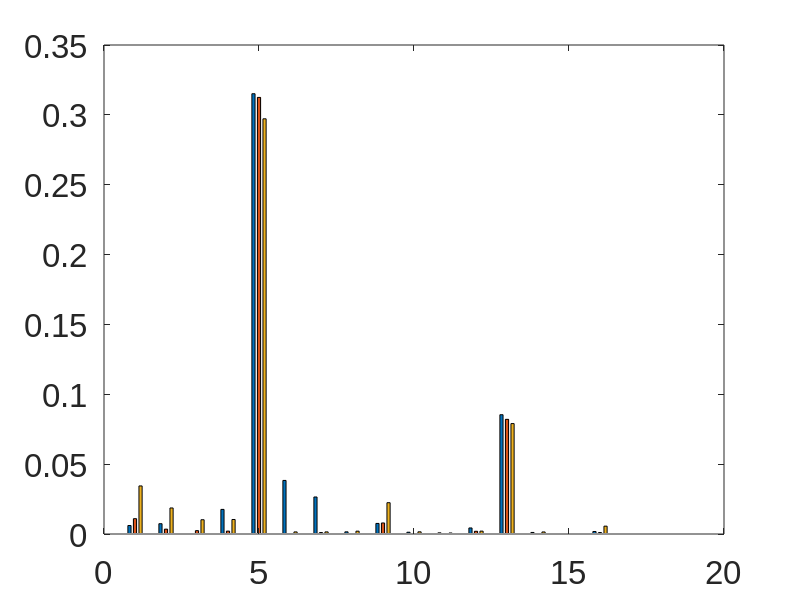

Source code (MATLAB): (Note: this script raises an error after producing the figure.)
% clear;close;clc;
% set(0,'DefaultAxesFontSize',24,'DefaultAxesFontName','Arial');
% set(0,'DefaultTextFontSize',24,'DefaultTextFontName','Arial');
% 
% 
% w_5 = load('bar_vals_5.txt');
% w_10 = load('bar_vals_10.txt');
% w_20 = load('bar_vals_20.txt');
% 
% 
% 
% figure('Position', [10 10 1600 600])
% xlabel('Coefficient index')
% ylabel('Weight')
% title('Coefficient Relevance Weights')
% box on
% set(gca, 'FontName', 'Arial', 'LineWidth', 1.5)
% ylim([0 0.35])
% hold on
% labels = {'XX', 'YY', 'XIX', 'YIY', 'ZIZ',...
%     'XXX', 'YXY',...
%     'YZZY', 'ZYYZ', 'YXXY', 'YYYY',...
%     'ZXXZ', 'ZZZZ',...
%     'XXXX', 'XYYX', 'XZZX'}; 
% bar(w_5, 'FaceColor', [166,206,227]/255)
% bar(w_10, 'FaceColor', [178,223,138]/255)
% bar(w_20, 'FaceColor', [202,178,214]/255)
% set(gca, 'XTick', 1:16, 'XTickLabel', labels, 'XTickLabelRotation', 45)
% ylabel('Weight')
% title('Operator Weights')

clear; close all; clc;

% Consistent typography
set(0,'DefaultAxesFontSize',24,'DefaultAxesFontName','Arial',...
      'DefaultTextFontSize',24,'DefaultTextFontName','Arial');

% Load data (each should be a 16x1 vector)
w_5  = load('bar_vals_5.txt');
w_10 = load('bar_vals_10.txt');
w_20 = load('bar_vals_20.txt');

labels = {'XX','YY','XIX','YIY','ZIZ',...
          'XXX','YXY',...
          'YZZY','ZYYZ','YXXY','YYYY',...
          'ZXXZ','ZZZZ',...
          'XXXX','XYYX','XZZX'};

W = [w_5(:) w_10(:) w_20(:)];   % 16 x 3 -> grouped bars

figure('Position',[10 10 1200 600],'Color','w');

% Grouped bars, narrower width for clear separation
b = bar(W,'grouped','BarWidth',0.65);  % try 0.55–0.70 to taste

% Colors that print well and are colorblind-friendly
cols = [166 206 227;   % light blue
        178 223 138;   % light green
        202 178 214]/255; % light purple
for i = 1:numel(b)
    b(i).FaceColor = cols(i,:);
    b(i).EdgeColor = 'k';
    b(i).LineWidth = 0.8;
    b(i).FaceAlpha = 0.95;
end

ax = gca; box on; hold on;
ax.LineWidth = 1.5;
ax.TickLabelInterpreter = 'latex';
ax.XTick = 1:numel(labels);
ax.XTickLabel = labels;
ax.XTickLabelRotation = 35;
ax.YLim = [0 0.35];
ax.XLim = [0.5 numel(labels)+0.5];
ax.TickLength = [0.015 0.01];

xlabel('$\text{Operator index}$','Interpreter','latex');
ylabel('Coefficient Relevance Weights','Interpreter','latex');


% Legend with LaTeX and no box
lg = legend({'$N=5$','$N=10$','$N=20$'},...
            'Interpreter','latex','Location','northwest');
set(lg,'Box','off');
% Move legend slightly down (negative y-shift)
pos = lg.Position;       % [x y width height]
pos(1) = pos(1) + 0.02;   % shift right
pos(2) = pos(2) - 0.03;  % shift down by 3% of figure height
lg.Position = pos;

% Optional: thin gridlines to help compare heights without clutter
grid on; ax.GridAlpha = 0.2; ax.GridColor = [0 0 0];
exportgraphics(gcf,'operator_weights.pdf','ContentType','vector');

